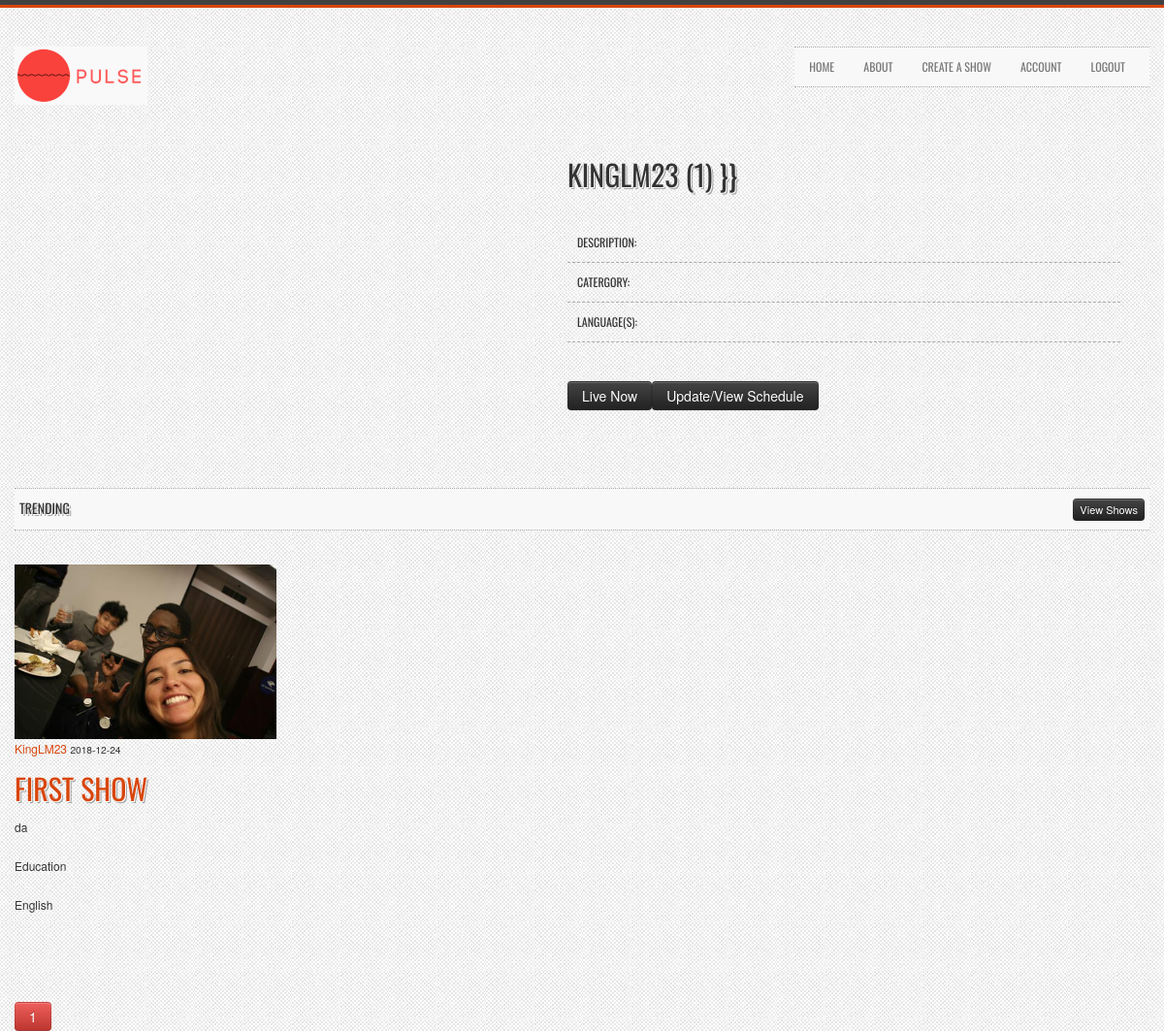
Screenshot of /user/KingLM23 (signed in) with the database file from the repository.
### flask_platform/models.py (models this page shows, shortened)
class User(db.Model, UserMixin):
    id = db.Column(db.Integer, primary_key=True)
    username = db.Column(db.String(20), unique=True, nullable=False)
    email = db.Column(db.String(120), unique=True, nullable=False)
    image_file = db.Column(db.String(20), nullable=False, default='default.jpeg')
    password = db.Column(db.String(60), nullable=False)
    about = db.Column(db.String(200), unique=False, nullable=False)
    country  = db.Column(db.String(40), unique=False, nullable=False)
    languages = db.Column(db.String(120), unique=False, nullable=False)
    shows = db.relationship('Show', backref='author', lazy=True)

class Show(db.Model):
    id = db.Column(db.Integer, primary_key=True)
    title = db.Column(db.String(100), nullable=False)
    date_posted = db.Column(db.DateTime, nullable=False, default=datetime.utcnow)
    description = db.Column(db.Text, nullable=False)
    category = db.Column(db.Text, nullable=False)
    show_language = db.Column(db.Text, nullable=False)
    user_id = db.Column(db.Integer, db.ForeignKey('user.id'), nullable=False)

### flask_platform/routes.py (the view)
@app.route("/user/<string:username>")
def user_posts(username):
    page = request.args.get('page', 1, type=int)
    user = User.query.filter_by(username=username).first_or_404()
    shows = Show.query.filter_by(author=user)\
        .order_by(Show.date_posted.desc())\
        .paginate(page=page, per_page=5)
    return render_template('user_shows.html', shows=shows, user=user)

### flask_platform/models.py (called while the page is built)
@login_manager.user_loader
def load_user(user_id):
    return User.query.get(int(user_id))

### flask_platform/templates/user_shows.html (shortened to what this page needs)
{% extends "layout.html" %}
{% block content %}
    <div class="row headline">
        <div class="row">
                <div class="span6">
                </div>
                <div class="span6">
                    <h2>{{ user.username }} ({{ shows.total }}) }}</h2>
                    <ul class="project-info">
                        <li><h6>Description:</h6></li>
                        <li><h6>Catergory:</h6></li>
                        <li><h6>Language(s):</h6></li>
                    </ul>
                    <button class="btn btn-inverse pull-left" type="button">Live Now</button>
                    <button class="btn btn-inverse pull-left" type="button">   Update/View Schedule</button>
                </div>
            </div>
    </div>
    <div class="row gallery-row">
    	<div class="span12">
            <h5 class="title-bg">Trending
                <button class="btn btn-mini btn-inverse hidden-phone" type="button">View Shows</button>
            </h5>
            <div class="row clearfix no-margin">
            <ul class="gallery-post-grid holder">
	                    {% for show in shows.items %}
	                    <li  class="span3 gallery-item" data-id="id-1" data-type="illustration">
	                        <article class="media content-section">
					          <img class="rounded-circle article-img" src="{{ url_for('static', filename='profile_pics/' + show.author.image_file) }}">
					          <div class="media-body">
					            <div class="article-metadata">
					              <a class="mr-2" href="{{ url_for('user_shows', username=show.author.username) }}">{{ show.author.username }}</a>
					              <small class="text-muted">{{ show.date_posted.strftime('%Y-%m-%d') }}</small>
					            </div>
					            <h2><a class="article-title" href="{{ url_for('show', show_id=show.id) }}">{{ show.title }}</a></h2>
					            <p class="article-content">{{ show.description }}</p>
					            <p class="article-content">{{ show.category }}</p>
					            <p class="article-content">{{ show.show_language }}</p>
					          </div>
					        </article>
	                    </li>
                </ul>
                </div>
            </div>
    </div>
    {% endfor %}
    {% for page_num in shows.iter_pages(left_edge=1, right_edge=1, left_current=1, right_current=2) %}
      {% if page_num %}
        {% if shows.page == page_num %}
          <a class="btn btn-danger mb-4" href="{{ url_for('user_shows', username=user.username, page=page_num) }}">{{ page_num }}</a>
        {% else %}
          <a class="btn btn-outline-danger mb-4" href="{{ url_for('user_shows', username=user.username, page=page_num) }}">{{ page_num }}</a>
        {% endif %}
      {% else %}
        ...
      {% endif %}
    {% endfor %}
{% endblock content %}

### flask_platform/static/custom-styles.css (style rules this page uses)
html, body { font-size:12px; line-height:18px; height: 100%; }
body { background: #f9f9f9 url(../img/page-bg-1.jpg); }
h1, h2, h3, h4 , h5, h6 { font-family: "Oswald", sans-serif; font-weight: normal; text-transform:uppercase; }
h1, h2, h3, h4, h5 { text-shadow: 1px 1px 0 #fdfdfd, 2px 2px 0 rgba(81, 81, 81, 0.5), 0 0 1px #fdfdfd; }
h1.title-bg, h2.title-bg, h3.title-bg, h4.title-bg , h5.title-bg, h6.title-bg { background:#f8f8f8; padding:10px 5px; margin: 0px 0px 20px 0px; border-bottom: 1px dotted #a9a9a9; border-top: 1px dotted #a9a9a9; }
h5.title-bg button { float: right; text-transform: none; margin-left:5px; }
a, a:hover { color:#d8450b; }
p { margin-bottom: 20px; }
.headline { margin-bottom:20px; }
.gallery-item { margin-bottom:15px; margin-top:15px; }
.project-info { margin: 0px 0px 40px 0px; }
.project-info li { list-style: none; border-bottom: 1px dashed #a9a9a9;; padding: 10px; }
.project-info li h6 { display: inline; margin-right: 5px; }
.gallery-post-grid { margin:0px; }
.gallery-post-grid li { list-style: none; float: left; margin-bottom: 30px; }
.row { margin-bottom:40px; }
.no-margin { margin-bottom:0px; }

### rows the page displays
User: username "KINGLM23"
Show: image_file (picture), author.username "KingLM23", date_posted "2018-12-24", title "FIRST SHOW", description "da", category "Education", show_language "English"

### other values shown
{{ shows.total }} "1"
{{ page_num }} "1"
